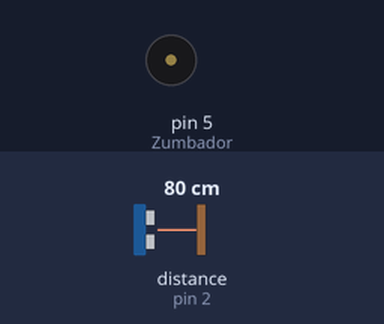
Recording of a sketch running on a simulated Arduino Uno, built with avr-gcc and run on an emulated ATmega328P. Parts: buzzer (waves = sounding). Wiring (inferred from the names in the program): ultrasonic range finder: trigger pin 3; echo pin 2. Inputs (shaded band) come from the test bench; at power-on: distance to the obstacle (sensor on pin 2) 80 cm. The echo pulse lasts 58.3 µs per cm.

Above: at 1.2 s.
1.3 s: distance to the obstacle (sensor on pin 2) set to 70 cm
2.8 s: distance to the obstacle (sensor on pin 2) set to 64 cm
At 3.2 s:
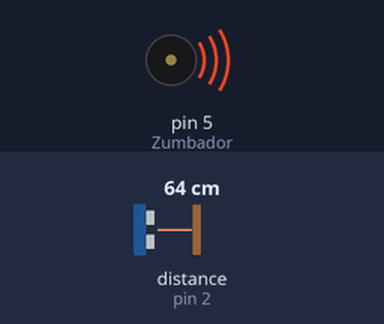
Timing chart, 0 to 5.8 s (numbered marks = the images above; inputs shaded):
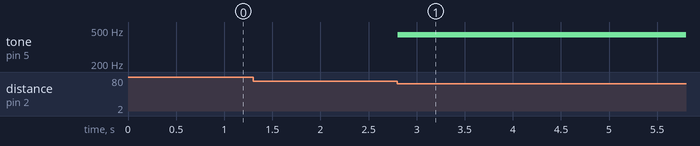

Measured:
- the behaviour switches between 68 and 67 cm on distance to the obstacle (sensor on pin 2) (found by bisection; images 0 and 1)
- after the input at 1.3 s, every drawn part: stays the same
- after the input at 2.8 s, tone on pin 5 (Zumbador): silent → 440 Hz at once

The sketch:

notas_buzzer.ino
```cpp
/*
Fundacion Kinal
Centro Educativo Tecnico Laboral Kinal
Electronica
Grado: Quinto
Seccion: A
Curso: Taller de electronica digital y reparacion de computadoras 1
Nombre: Luis Andres Muñiz Godoy
Carne: 2019127
*/
void uso_sensor(void);
void salidas_entradas(void);
void notas(void);

int c=261;
int d=294;
int e=329;
int f=349;
int g=391;
int gS=415;
int a=440;
int aS=455;
int b=466;
int Ch=523;
int cSH=554;
int dH=587;
int dSH=622;
int Eh=659;
int fh=698;
int fSH=740;
int gH=783;
int gSH=830;
int aH=880;
int Zumbador= 5;
int trig=3;
int eco=2;
int pingTravelTime;

void setup()
{
 Serial.begin(9600);
 salidas_entradas();

}
void loop() {
 uso_sensor();
 notas();
}

//cuerpo de las funciones
void salidas_entradas(void){
 pinMode(trig, OUTPUT);
 pinMode(eco, INPUT);
 pinMode(Zumbador, OUTPUT);
}

void uso_sensor(void){
  digitalWrite(trig, HIGH);
  delayMicroseconds(10);
  digitalWrite(trig, LOW);

}

void notas(void){
 long tiempo, distancia;
 tiempo = pulseIn(eco, HIGH);
 distancia = tiempo/58;
  if (distancia > 0 && distancia <= 2) {
      tone(Zumbador, a,500);
      delay(10);
      }
  else if (distancia > 3 && distancia <= 5) {
      tone(Zumbador, a,500);
      delay(10);
      }
  else if (distancia > 6 && distancia <= 8) {
      tone(Zumbador, a,500);
      delay(10);
      }
  else if (distancia > 9 && distancia <=11) {
      tone(Zumbador, f,350);
      delay(10);
      }
  else if (distancia > 12 && distancia <= 14) {
      tone(Zumbador, Ch,150);
      delay(10);
  }
  else if (distancia > 15 && distancia <= 17 ) {
      tone(Zumbador, a,500);
      delay(10);
      }
  else if (distancia > 18 && distancia <= 20) {
      tone(Zumbador, f, 350);
      delay(10);
      }
  else if (distancia > 21 && distancia <= 23) {
      tone(Zumbador, Ch, 150);
      delay(10);
      }
  else if (distancia > 24 && distancia <= 26) {
      tone(Zumbador, a, 500);
      delay(10);
      }
  else if (distancia > 27 && distancia <= 29) {
      tone(Zumbador, Eh, 500);
      delay(10);
      }
  else if (distancia > 30  && distancia <= 32) {
      tone(Zumbador, Eh, 500);
      delay(10);
      }
  else if (distancia > 33 && distancia <= 35) {
      tone(Zumbador, Eh, 500);
      delay(10);
      }
  else if (distancia > 36 && distancia <= 38) {
      tone(Zumbador, fh, 350);
      delay(10);
      }

  else if (distancia > 39 && distancia <= 41) {
      tone(Zumbador, Ch, 50);
      delay(10);
      }
  else if (distancia > 42 && distancia <= 44) {
      tone(Zumbador, gS, 500);
      delay(10);
      }
  else if (distancia > 45 && distancia <= 47) {
      tone(Zumbador, f, 350);
      delay(10);
      }
  else if (distancia > 49 && distancia <= 51) {
      tone(Zumbador, Ch, 150);
      delay(10);
      }
  else if (distancia > 52 && distancia <= 54) {
      tone(Zumbador, a, 1000);
      delay(10);
      }
  else if (distancia > 55 && distancia <= 57) {
      tone(Zumbador, aH, 500);
      delay(10);
      }
  else if (distancia >59 && distancia <= 61) {
      tone(Zumbador, a, 350);
      delay(10);
      }
  else if (distancia > 62 && distancia <= 64) {
      tone(Zumbador, a, 150);
      delay(10);
      }
  else if (distancia > 65 && distancia <= 67) {
      tone(Zumbador, aH, 500);
      delay(10);
      }
}
```
